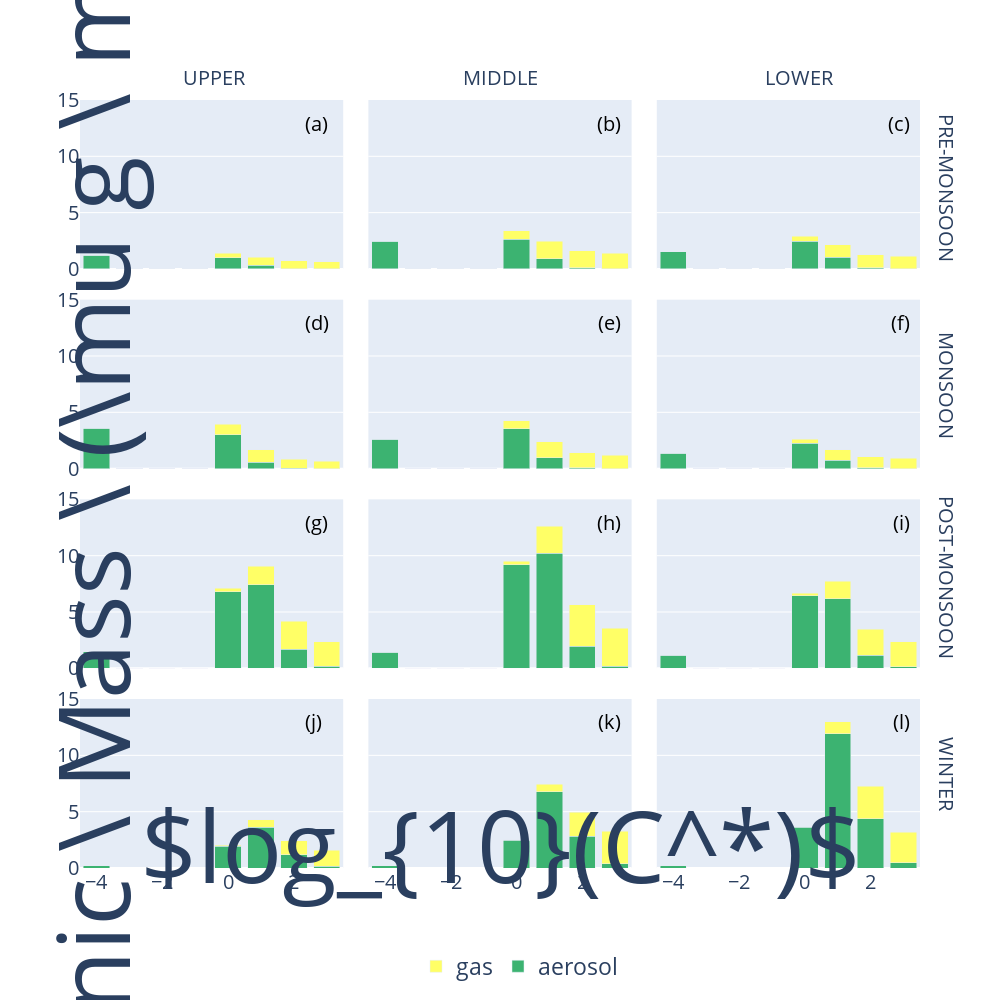

Notebook source saved alongside this figure:
### Markdown cell above
## Plot VBS

### Code cell
#DEFINE PLOT FUNCTION AND PLOT
import plotly.graph_objects as go
from plotly.subplots import make_subplots
import plotly.io as pio
pio.orca.config.use_xvfb = True

def plot_vbs(vbs,row,col,letter,x,y):
    fig.add_trace(go.Bar(name='aerosol', x=bins,  y=[ vbs[0,0], 0, 0, 0, vbs[0,1],vbs[0,2],vbs[0,3],vbs[0,4]], marker_color="rgb(60,179,113)"),row=row,col=col)
    fig.add_trace(go.Bar(name='gas', x=bins,  y=[vbs[1,0],0,0,0,vbs[1,1],vbs[1,2],vbs[1,3],vbs[1,4]], marker_color="rgb(255,255,102)"),row=row,col=col)
    fig.add_annotation(
        x=x, #0.74,
        y=y, #0.98,
        xref="paper",
        yref="paper",
        text=letter,
        showarrow=False,
        font=dict(
            size=20,
            color="black"
        ),
        align="left",
        )


bins=['-4','-3','-2','-1', '0', '1','2', "3"]
fig = make_subplots(rows=4, cols=3,shared_yaxes=True,shared_xaxes=True,
                     horizontal_spacing = 0.03,vertical_spacing = 0.04)
col1_x=0.265
col2_x=0.630
col3_x=0.990

row1_y=0.99
row2_y=0.73
row3_y=0.45
row4_y=0.17

for i in fig['layout']['annotations']:
    i['font'] = dict(size=1)
plot_vbs(pmu_vbs,1,1,"(a)",col1_x,row1_y)
plot_vbs(pmm_vbs,1,2,"(b)",col2_x,row1_y)
plot_vbs(pml_vbs,1,3,"(c)",col3_x,row1_y)
plot_vbs(mu_vbs,2,1,"(d)",col1_x,row2_y)
plot_vbs(mm_vbs,2,2,"(e)",col2_x,row2_y)
plot_vbs(ml_vbs,2,3,"(f)",col3_x,row2_y)
plot_vbs(au_vbs,3,1,"(g)",col1_x,row3_y)
plot_vbs(am_vbs,3,2,"(h)",col2_x,row3_y)
plot_vbs(al_vbs,3,3,"(i)",col3_x,row3_y)
plot_vbs(wu_vbs,4,1,"(j)",col1_x,row4_y)
plot_vbs(wm_vbs,4,2,"(k)",col2_x,row4_y)
plot_vbs(wl_vbs,4,3,"(l)",col3_x,row4_y)


# Change the bar mode
fig.update_layout(barmode='stack')

fig.update_traces(showlegend=False)
fig.update_traces(showlegend=True, row=4, col=2)

fig.add_annotation(dict(text="$Organic \ Mass \ (\mu g \ m^{-3})$", x=-0.07, y=0.5,  xref="paper", yref="paper",font_size=100, showarrow=False,textangle=-90))
fig.add_annotation(dict(text="$log_{10}(C^*)$", x=0.5, y=-0.06,  xref="paper", yref="paper",font_size=100, showarrow=False))



fig.add_annotation(dict(text='UPPER', x=0.12, y=1.05, xref="paper", yref="paper",font_size=20, showarrow=False))
fig.add_annotation(dict(text='MIDDLE', x=0.5, y=1.05,  xref="paper", yref="paper",font_size=20, showarrow=False))
fig.add_annotation(dict(text='LOWER', x=0.9, y=1.05,  xref="paper", yref="paper",font_size=20, showarrow=False))


fig.add_annotation(dict(text='PRE-MONSOON', x=1.05, y=0.985,  xref="paper", yref="paper",font_size=20, showarrow=False,textangle=+90))
fig.add_annotation(dict(text='MONSOON', x=1.05, y=0.7,  xref="paper", yref="paper",font_size=20, showarrow=False,textangle=+90))
fig.add_annotation(dict(text='POST-MONSOON', x=1.05, y=0.27,  xref="paper", yref="paper",font_size=20, showarrow=False,textangle=+90))
fig.add_annotation(dict(text='WINTER', x=1.05, y=0.07,  xref="paper", yref="paper",font_size=20, showarrow=False,textangle=+90))

fig.update_layout(legend=dict(
    orientation="h",
    x=0.4,
    font=dict(
        #amily="Courier New, monospace",
        size=23
        #olor="#7f7f7f"
    )),font_size=20)
fig.update_yaxes(range=[0,15])
fig.update_layout(
    autosize=False,
    width=1000,
    height=1000)
fig.show()
fig.write_image('fig08.pdf')

### Figure 1 — Plotly figure (JSON) as saved in the notebook; plotly's stock layout.template omitted (floating-point values rounded to 4 significant figures)
{"data": [{"marker": {"color": "rgb(60,179,113)"}, "name": "aerosol", "showlegend": false, "type": "bar", "x": ["-4", "-3", "-2", "-1", "0", "1", "2", "3"], "xaxis": "x", "y": [1.234, 0, 0, 0, 0.9813, 0.3123, 0.03761, 0.004451], "yaxis": "y"}, {"marker": {"color": "rgb(255,255,102)"}, "name": "gas", "showlegend": false, "type": "bar", "x": ["-4", "-3", "-2", "-1", "0", "1", "2", "3"], "xaxis": "x", "y": [2.342e-05, 0, 0, 0, 0.3941, 0.7204, 0.6807, 0.6372], "yaxis": "y"}, {"marker": {"color": "rgb(60,179,113)"}, "name": "aerosol", "showlegend": false, "type": "bar", "x": ["-4", "-3", "-2", "-1", "0", "1", "2", "3"], "xaxis": "x2", "y": [2.472, 0, 0, 0, 2.625, 0.8948, 0.1051, 0.01192], "yaxis": "y2"}, {"marker": {"color": "rgb(255,255,102)"}, "name": "gas", "showlegend": false, "type": "bar", "x": ["-4", "-3", "-2", "-1", "0", "1", "2", "3"], "xaxis": "x2", "y": [3.122e-05, 0, 0, 0, 0.7701, 1.588, 1.497, 1.383], "yaxis": "y2"}, {"marker": {"color": "rgb(60,179,113)"}, "name": "aerosol", "showlegend": false, "type": "bar", "x": ["-4", "-3", "-2", "-1", "0", "1", "2", "3"], "xaxis": "x3", "y": [1.526, 0, 0, 0, 2.453, 1.022, 0.1287, 0.01466], "yaxis": "y3"}, {"marker": {"color": "rgb(255,255,102)"}, "name": "gas", "showlegend": false, "type": "bar", "x": ["-4", "-3", "-2", "-1", "0", "1", "2", "3"], "xaxis": "x3", "y": [1.557e-05, 0, 0, 0, 0.4527, 1.145, 1.132, 1.113], "yaxis": "y3"}, {"marker": {"color": "rgb(60,179,113)"}, "name": "aerosol", "showlegend": false, "type": "bar", "x": ["-4", "-3", "-2", "-1", "0", "1", "2", "3"], "xaxis": "x4", "y": [3.584, 0, 0, 0, 3.021, 0.5541, 0.04591, 0.004644], "yaxis": "y4"}, {"marker": {"color": "rgb(255,255,102)"}, "name": "gas", "showlegend": false, "type": "bar", "x": ["-4", "-3", "-2", "-1", "0", "1", "2", "3"], "xaxis": "x4", "y": [4.376e-05, 0, 0, 0, 0.9312, 1.136, 0.7771, 0.6443], "yaxis": "y4"}, {"marker": {"color": "rgb(60,179,113)"}, "name": "aerosol", "showlegend": false, "type": "bar", "x": ["-4", "-3", "-2", "-1", "0", "1", "2", "3"], "xaxis": "x5", "y": [2.609, 0, 0, 0, 3.543, 0.9485, 0.09932, 0.01052], "yaxis": "y5"}, {"marker": {"color": "rgb(255,255,102)"}, "name": "gas", "showlegend": false, "type": "bar", "x": ["-4", "-3", "-2", "-1", "0", "1", "2", "3"], "xaxis": "x5", "y": [2.63e-05, 0, 0, 0, 0.7298, 1.461, 1.293, 1.172], "yaxis": "y5"}, {"marker": {"color": "rgb(60,179,113)"}, "name": "aerosol", "showlegend": false, "type": "bar", "x": ["-4", "-3", "-2", "-1", "0", "1", "2", "3"], "xaxis": "x6", "y": [1.375, 0, 0, 0, 2.248, 0.7657, 0.09404, 0.0106], "yaxis": "y6"}, {"marker": {"color": "rgb(255,255,102)"}, "name": "gas", "showlegend": false, "type": "bar", "x": ["-4", "-3", "-2", "-1", "0", "1", "2", "3"], "xaxis": "x6", "y": [1.258e-05, 0, 0, 0, 0.3692, 0.9331, 0.9481, 0.932], "yaxis": "y6"}, {"marker": {"color": "rgb(60,179,113)"}, "name": "aerosol", "showlegend": false, "type": "bar", "x": ["-4", "-3", "-2", "-1", "0", "1", "2", "3"], "xaxis": "x7", "y": [1.478, 0, 0, 0, 6.778, 7.441, 1.71, 0.1752], "yaxis": "y7"}, {"marker": {"color": "rgb(255,255,102)"}, "name": "gas", "showlegend": false, "type": "bar", "x": ["-4", "-3", "-2", "-1", "0", "1", "2", "3"], "xaxis": "x7", "y": [8.351e-06, 0, 0, 0, 0.3188, 1.637, 2.461, 2.205], "yaxis": "y7"}, {"marker": {"color": "rgb(60,179,113)"}, "name": "aerosol", "showlegend": false, "type": "bar", "x": ["-4", "-3", "-2", "-1", "0", "1", "2", "3"], "xaxis": "x8", "y": [1.429, 0, 0, 0, 9.194, 10.2, 1.974, 0.1918], "yaxis": "y8"}, {"marker": {"color": "rgb(255,255,102)"}, "name": "gas", "showlegend": false, "type": "bar", "x": ["-4", "-3", "-2", "-1", "0", "1", "2", "3"], "xaxis": "x8", "y": [4.262e-06, 0, 0, 0, 0.3041, 2.413, 3.691, 3.351], "yaxis": "y8"}, {"marker": {"color": "rgb(60,179,113)"}, "name": "aerosol", "showlegend": false, "type": "bar", "x": ["-4", "-3", "-2", "-1", "0", "1", "2", "3"], "xaxis": "x9", "y": [1.168, 0, 0, 0, 6.446, 6.192, 1.168, 0.1188], "yaxis": "y9"}, {"marker": {"color": "rgb(255,255,102)"}, "name": "gas", "showlegend": false, "type": "bar", "x": ["-4", "-3", "-2", "-1", "0", "1", "2", "3"], "xaxis": "x9", "y": [3.278e-06, 0, 0, 0, 0.2098, 1.552, 2.323, 2.22], "yaxis": "y9"}, {"marker": {"color": "rgb(60,179,113)"}, "name": "aerosol", "showlegend": false, "type": "bar", "x": ["-4", "-3", "-2", "-1", "0", "1", "2", "3"], "xaxis": "x10", "y": [0.1837, 0, 0, 0, 1.942, 3.629, 1.171, 0.157], "yaxis": "y10"}, {"marker": {"color": "rgb(255,255,102)"}, "name": "gas", "showlegend": false, "type": "bar", "x": ["-4", "-3", "-2", "-1", "0", "1", "2", "3"], "xaxis": "x10", "y": [1.088e-06, 0, 0, 0, 0.06353, 0.6603, 1.256, 1.436], "yaxis": "y10"}, {"marker": {"color": "rgb(60,179,113)"}, "name": "aerosol", "showlegend": true, "type": "bar", "x": ["-4", "-3", "-2", "-1", "0", "1", "2", "3"], "xaxis": "x11", "y": [0.1959, 0, 0, 0, 2.458, 6.758, 2.821, 0.3859], "yaxis": "y11"}, {"marker": {"color": "rgb(255,255,102)"}, "name": "gas", "showlegend": true, "type": "bar", "x": ["-4", "-3", "-2", "-1", "0", "1", "2", "3"], "xaxis": "x11", "y": [5.805e-07, 0, 0, 0, 0.03321, 0.6686, 2.127, 2.858], "yaxis": "y11"}, {"marker": {"color": "rgb(60,179,113)"}, "name": "aerosol", "showlegend": false, "type": "bar", "x": ["-4", "-3", "-2", "-1", "0", "1", "2", "3"], "xaxis": "x12", "y": [0.218, 0, 0, 0, 3.635, 11.91, 4.363, 0.4516], "yaxis": "y12"}, {"marker": {"color": "rgb(255,255,102)"}, "name": "gas", "showlegend": false, "type": "bar", "x": ["-4", "-3", "-2", "-1", "0", "1", "2", "3"], "xaxis": "x12", "y": [4.666e-07, 0, 0, 0, 0.04442, 1.093, 2.905, 2.716], "yaxis": "y12"}], "layout": {"annotations": [{"align": "left", "font": {"color": "black", "size": 20}, "showarrow": false, "text": "(a)", "x": 0.265, "xref": "paper", "y": 0.99, "yref": "paper"}, {"align": "left", "font": {"color": "black", "size": 20}, "showarrow": false, "text": "(b)", "x": 0.63, "xref": "paper", "y": 0.99, "yref": "paper"}, {"align": "left", "font": {"color": "black", "size": 20}, "showarrow": false, "text": "(c)", "x": 0.99, "xref": "paper", "y": 0.99, "yref": "paper"}, {"align": "left", "font": {"color": "black", "size": 20}, "showarrow": false, "text": "(d)", "x": 0.265, "xref": "paper", "y": 0.73, "yref": "paper"}, {"align": "left", "font": {"color": "black", "size": 20}, "showarrow": false, "text": "(e)", "x": 0.63, "xref": "paper", "y": 0.73, "yref": "paper"}, {"align": "left", "font": {"color": "black", "size": 20}, "showarrow": false, "text": "(f)", "x": 0.99, "xref": "paper", "y": 0.73, "yref": "paper"}, {"align": "left", "font": {"color": "black", "size": 20}, "showarrow": false, "text": "(g)", "x": 0.265, "xref": "paper", "y": 0.45, "yref": "paper"}, {"align": "left", "font": {"color": "black", "size": 20}, "showarrow": false, "text": "(h)", "x": 0.63, "xref": "paper", "y": 0.45, "yref": "paper"}, {"align": "left", "font": {"color": "black", "size": 20}, "showarrow": false, "text": "(i)", "x": 0.99, "xref": "paper", "y": 0.45, "yref": "paper"}, {"align": "left", "font": {"color": "black", "size": 20}, "showarrow": false, "text": "(j)", "x": 0.265, "xref": "paper", "y": 0.17, "yref": "paper"}, {"align": "left", "font": {"color": "black", "size": 20}, "showarrow": false, "text": "(k)", "x": 0.63, "xref": "paper", "y": 0.17, "yref": "paper"}, {"align": "left", "font": {"color": "black", "size": 20}, "showarrow": false, "text": "(l)", "x": 0.99, "xref": "paper", "y": 0.17, "yref": "paper"}, {"font": {"size": 100}, "showarrow": false, "text": "$Organic \\ Mass \\ (\\mu g \\ m^{-3})$", "textangle": -90, "x": -0.07, "xref": "paper", "y": 0.5, "yref": "paper"}, {"font": {"size": 100}, "showarrow": false, "text": "$log_{10}(C^*)$", "x": 0.5, "xref": "paper", "y": -0.06, "yref": "paper"}, {"font": {"size": 20}, "showarrow": false, "text": "UPPER", "x": 0.12, "xref": "paper", "y": 1.05, "yref": "paper"}, {"font": {"size": 20}, "showarrow": false, "text": "MIDDLE", "x": 0.5, "xref": "paper", "y": 1.05, "yref": "paper"}, {"font": {"size": 20}, "showarrow": false, "text": "LOWER", "x": 0.9, "xref": "paper", "y": 1.05, "yref": "paper"}, {"font": {"size": 20}, "showarrow": false, "text": "PRE-MONSOON", "textangle": 90, "x": 1.05, "xref": "paper", "y": 0.985, "yref": "paper"}, {"font": {"size": 20}, "showarrow": false, "text": "MONSOON", "textangle": 90, "x": 1.05, "xref": "paper", "y": 0.7, "yref": "paper"}, {"font": {"size": 20}, "showarrow": false, "text": "POST-MONSOON", "textangle": 90, "x": 1.05, "xref": "paper", "y": 0.27, "yref": "paper"}, {"font": {"size": 20}, "showarrow": false, "text": "WINTER", "textangle": 90, "x": 1.05, "xref": "paper", "y": 0.07, "yref": "paper"}], "autosize": false, "barmode": "stack", "font": {"size": 20}, "height": 1000, "legend": {"font": {"size": 23}, "orientation": "h", "x": 0.4}, "width": 1000, "xaxis": {"anchor": "y", "domain": [0, 0.3133], "matches": "x10", "showticklabels": false}, "xaxis10": {"anchor": "y10", "domain": [0, 0.3133]}, "xaxis11": {"anchor": "y11", "domain": [0.3433, 0.6567]}, "xaxis12": {"anchor": "y12", "domain": [0.6867, 1.0]}, "xaxis2": {"anchor": "y2", "domain": [0.3433, 0.6567], "matches": "x11", "showticklabels": false}, "xaxis3": {"anchor": "y3", "domain": [0.6867, 1.0], "matches": "x12", "showticklabels": false}, "xaxis4": {"anchor": "y4", "domain": [0, 0.3133], "matches": "x10", "showticklabels": false}, "xaxis5": {"anchor": "y5", "domain": [0.3433, 0.6567], "matches": "x11", "showticklabels": false}, "xaxis6": {"anchor": "y6", "domain": [0.6867, 1.0], "matches": "x12", "showticklabels": false}, "xaxis7": {"anchor": "y7", "domain": [0, 0.3133], "matches": "x10", "showticklabels": false}, "xaxis8": {"anchor": "y8", "domain": [0.3433, 0.6567], "matches": "x11", "showticklabels": false}, "xaxis9": {"anchor": "y9", "domain": [0.6867, 1.0], "matches": "x12", "showticklabels": false}, "yaxis": {"anchor": "x", "domain": [0.78, 1], "range": [0, 15]}, "yaxis10": {"anchor": "x10", "domain": [0, 0.22], "range": [0, 15]}, "yaxis11": {"anchor": "x11", "domain": [0, 0.22], "matches": "y10", "range": [0, 15], "showticklabels": false}, "yaxis12": {"anchor": "x12", "domain": [0, 0.22], "matches": "y10", "range": [0, 15], "showticklabels": false}, "yaxis2": {"anchor": "x2", "domain": [0.78, 1], "matches": "y", "range": [0, 15], "showticklabels": false}, "yaxis3": {"anchor": "x3", "domain": [0.78, 1], "matches": "y", "range": [0, 15], "showticklabels": false}, "yaxis4": {"anchor": "x4", "domain": [0.52, 0.74], "range": [0, 15]}, "yaxis5": {"anchor": "x5", "domain": [0.52, 0.74], "matches": "y4", "range": [0, 15], "showticklabels": false}, "yaxis6": {"anchor": "x6", "domain": [0.52, 0.74], "matches": "y4", "range": [0, 15], "showticklabels": false}, "yaxis7": {"anchor": "x7", "domain": [0.26, 0.48], "range": [0, 15]}, "yaxis8": {"anchor": "x8", "domain": [0.26, 0.48], "matches": "y7", "range": [0, 15], "showticklabels": false}, "yaxis9": {"anchor": "x9", "domain": [0.26, 0.48], "matches": "y7", "range": [0, 15], "showticklabels": false}}}
